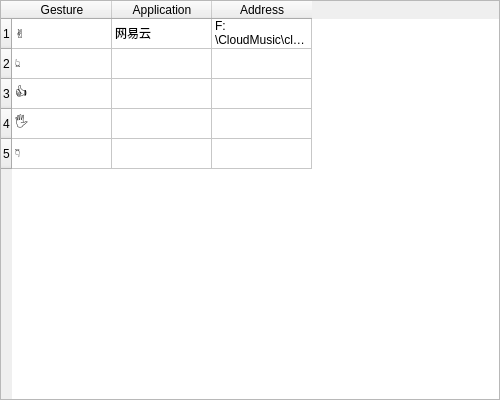
<?xml version="1.0" encoding="UTF-8"?>
<ui version="4.0">
 <class>Widget</class>
 <widget class="QWidget" name="Widget">
  <property name="geometry">
   <rect>
    <x>0</x>
    <y>0</y>
    <width>500</width>
    <height>400</height>
   </rect>
  </property>
  <property name="sizePolicy">
   <sizepolicy hsizetype="Fixed" vsizetype="Fixed">
    <horstretch>0</horstretch>
    <verstretch>0</verstretch>
   </sizepolicy>
  </property>
  <property name="windowTitle">
   <string>Plugin</string>
  </property>
  <widget class="QTableWidget" name="AppTable">
   <property name="geometry">
    <rect>
     <x>0</x>
     <y>0</y>
     <width>500</width>
     <height>400</height>
    </rect>
   </property>
   <property name="sizePolicy">
    <sizepolicy hsizetype="Expanding" vsizetype="Expanding">
     <horstretch>0</horstretch>
     <verstretch>0</verstretch>
    </sizepolicy>
   </property>
   <row>
    <property name="text">
     <string>1</string>
    </property>
    <property name="foreground">
     <brush brushstyle="NoBrush">
      <color alpha="255">
       <red>255</red>
       <green>255</green>
       <blue>255</blue>
      </color>
     </brush>
    </property>
   </row>
   <row>
    <property name="text">
     <string>2</string>
    </property>
    <property name="foreground">
     <brush brushstyle="NoBrush">
      <color alpha="255">
       <red>255</red>
       <green>255</green>
       <blue>255</blue>
      </color>
     </brush>
    </property>
   </row>
   <row>
    <property name="text">
     <string>3</string>
    </property>
    <property name="foreground">
     <brush brushstyle="NoBrush">
      <color alpha="255">
       <red>255</red>
       <green>255</green>
       <blue>255</blue>
      </color>
     </brush>
    </property>
   </row>
   <row>
    <property name="text">
     <string>4</string>
    </property>
    <property name="foreground">
     <brush brushstyle="NoBrush">
      <color alpha="255">
       <red>255</red>
       <green>255</green>
       <blue>255</blue>
      </color>
     </brush>
    </property>
   </row>
   <row>
    <property name="text">
     <string>5</string>
    </property>
    <property name="foreground">
     <brush brushstyle="NoBrush">
      <color alpha="255">
       <red>255</red>
       <green>255</green>
       <blue>255</blue>
      </color>
     </brush>
    </property>
   </row>
   <column>
    <property name="text">
     <string>Gesture</string>
    </property>
    <property name="foreground">
     <brush brushstyle="NoBrush">
      <color alpha="255">
       <red>255</red>
       <green>255</green>
       <blue>255</blue>
      </color>
     </brush>
    </property>
   </column>
   <column>
    <property name="text">
     <string>Application</string>
    </property>
    <property name="foreground">
     <brush brushstyle="NoBrush">
      <color alpha="255">
       <red>255</red>
       <green>255</green>
       <blue>255</blue>
      </color>
     </brush>
    </property>
   </column>
   <column>
    <property name="text">
     <string>Address</string>
    </property>
    <property name="foreground">
     <brush brushstyle="NoBrush">
      <color alpha="255">
       <red>255</red>
       <green>255</green>
       <blue>255</blue>
      </color>
     </brush>
    </property>
   </column>
   <item row="0" column="0">
    <property name="text">
     <string>✌️</string>
    </property>
    <property name="flags">
     <set>ItemIsSelectable|ItemIsDragEnabled|ItemIsDropEnabled|ItemIsUserCheckable|ItemIsEnabled</set>
    </property>
   </item>
   <item row="0" column="1">
    <property name="text">
     <string>网易云</string>
    </property>
   </item>
   <item row="0" column="2">
    <property name="text">
     <string>F:\CloudMusic\cloudmusic.exe</string>
    </property>
   </item>
   <item row="1" column="0">
    <property name="text">
     <string>👆</string>
    </property>
    <property name="flags">
     <set>ItemIsSelectable|ItemIsDragEnabled|ItemIsDropEnabled|ItemIsUserCheckable|ItemIsEnabled</set>
    </property>
   </item>
   <item row="2" column="0">
    <property name="text">
     <string>👍</string>
    </property>
    <property name="flags">
     <set>ItemIsSelectable|ItemIsDragEnabled|ItemIsDropEnabled|ItemIsUserCheckable|ItemIsEnabled</set>
    </property>
   </item>
   <item row="3" column="0">
    <property name="text">
     <string>🖐️</string>
    </property>
    <property name="flags">
     <set>ItemIsSelectable|ItemIsDragEnabled|ItemIsDropEnabled|ItemIsUserCheckable|ItemIsEnabled</set>
    </property>
   </item>
   <item row="4" column="0">
    <property name="text">
     <string>👇</string>
    </property>
    <property name="flags">
     <set>ItemIsSelectable|ItemIsDragEnabled|ItemIsDropEnabled|ItemIsUserCheckable|ItemIsEnabled</set>
    </property>
   </item>
  </widget>
 </widget>
 <resources/>
 <connections/>
</ui>
